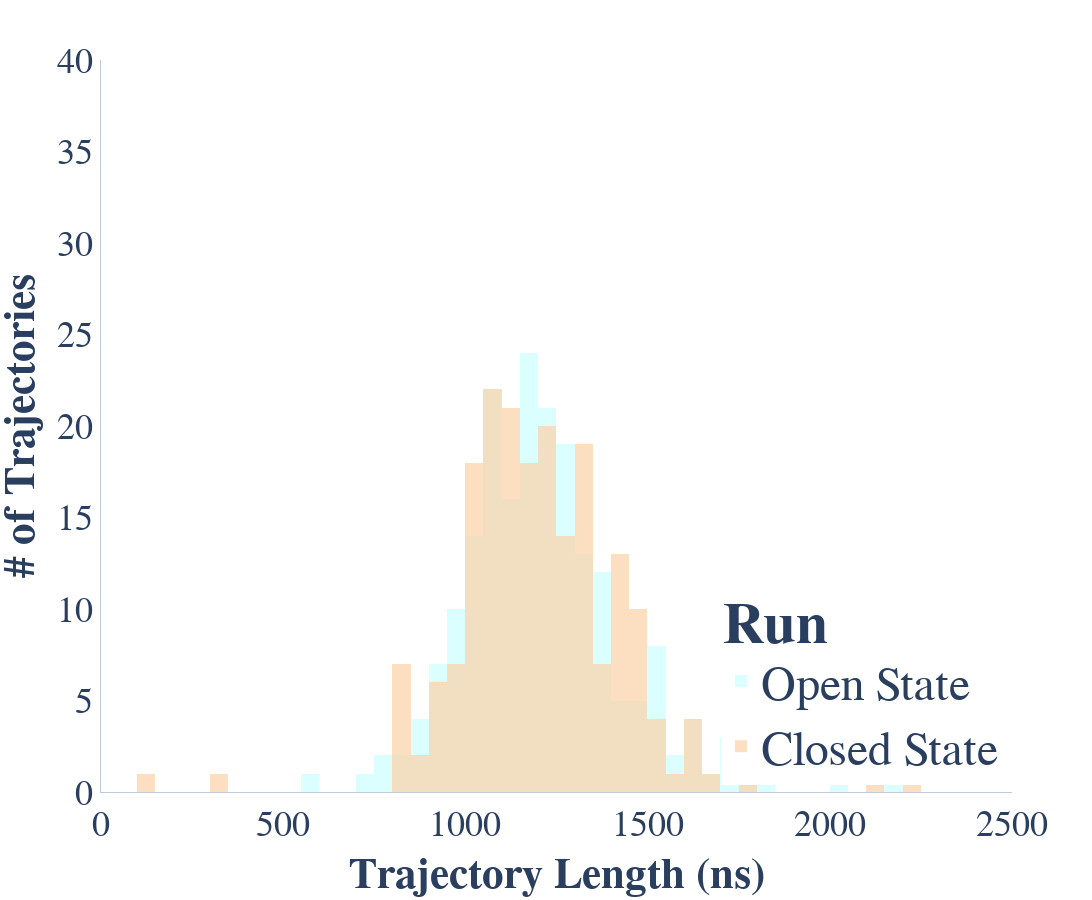

The code cell stored with this chart in its notebook:
### Code cell
fig = px.histogram(df, 
             x='Traj length (ns)', 
             color='run',
            #title=f'p{project_number}: {str(traj_length_df.sum()/1000)} µs',
#                    title="Distribution of Trajectories on Folding@home by Starting State",
                   color_discrete_sequence=[get_rbg_str_from_pymol_colors(palecyan), get_rbg_str_from_pymol_colors(wheat)],
                   labels={"run": "<b>Run</b>"}
                  )
fig.update_xaxes(range=[0, 2500])
fig.update_yaxes(range=[0, 40])
fig.update_layout(height=900, 
                  width=1200, 
                  barmode='overlay', 
                  font=dict(size=36, 
                           family="Helvetica"),
                  plot_bgcolor="#FFF",  # Sets background color to white
                    xaxis=dict(
                        title="<b>Trajectory Length (ns)</b>",
                        linecolor="#BCCCDC",  # Sets color of X-axis line
                        showgrid=False  # Removes X-axis grid lines
                    ),
                    yaxis=dict(
                        title="<b># of Trajectories</b>",  
                        linecolor="#BCCCDC",  # Sets color of Y-axis line
                        showgrid=False,  # Removes Y-axis grid lines    
                    )
                 )
fig.update_traces(opacity=0.7, 
                  xbins={'size':50},
#                  marker=dict(size=20)
                 )
# fig.update_traces(xbins={'size':50})
# trace_names = ["<b>Open State</b>", "<b>Closed State</b>"]
trace_names = ["Open State", "Closed State"]
for idx, name in enumerate(trace_names):
    fig.data[idx].name = name
    fig.data[idx].hovertemplate = name

fig.update_layout(legend=dict(
    yanchor="bottom",
    y=0.01,
    xanchor="right",
    x=0.99,
    font=dict(size=48, family='Helvetica'),
    itemsizing='constant',
#     markersize=20
    
))

# fig.update_layout(legend=dict(
#     yanchor="top",
#     y=0.99,
#     xanchor="right",
#     x=0.99
# ))

fig.show()
fig.write_image("20220718_p18500_distribution_by_state.png")

### Figure 1 — Plotly figure (JSON) as saved in the notebook; plotly's stock layout.template omitted (floating-point values rounded to 4 significant figures; data arrays with more than 128 entries replaced by an {"elided": "..."} marker saying what was removed)
{"data": [{"alignmentgroup": "True", "bingroup": "x", "hovertemplate": "Open State", "legendgroup": "0", "marker": {"color": "rgb(204, 255, 255)", "pattern": {"shape": ""}}, "name": "Open State", "offsetgroup": "0", "opacity": 0.7, "orientation": "v", "showlegend": true, "type": "histogram", "x": {"elided": "200 int values"}, "xaxis": "x", "xbins": {"size": 50}, "yaxis": "y"}, {"alignmentgroup": "True", "bingroup": "x", "hovertemplate": "Closed State", "legendgroup": "1", "marker": {"color": "rgb(252, 209, 166)", "pattern": {"shape": ""}}, "name": "Closed State", "offsetgroup": "1", "opacity": 0.7, "orientation": "v", "showlegend": true, "type": "histogram", "x": {"elided": "200 int values"}, "xaxis": "x", "xbins": {"size": 50}, "yaxis": "y"}], "layout": {"barmode": "overlay", "font": {"family": "Helvetica", "size": 36}, "height": 900, "legend": {"font": {"family": "Helvetica", "size": 48}, "itemsizing": "constant", "title": {"text": "<b>Run</b>"}, "tracegroupgap": 0, "x": 0.99, "xanchor": "right", "y": 0.01, "yanchor": "bottom"}, "margin": {"t": 60}, "plot_bgcolor": "#FFF", "width": 1200, "xaxis": {"anchor": "y", "domain": [0, 1], "linecolor": "#BCCCDC", "range": [0, 2500], "showgrid": false, "title": {"text": "<b>Trajectory Length (ns)</b>"}}, "yaxis": {"anchor": "x", "domain": [0, 1], "linecolor": "#BCCCDC", "range": [0, 40], "showgrid": false, "title": {"text": "<b># of Trajectories</b>"}}}}
